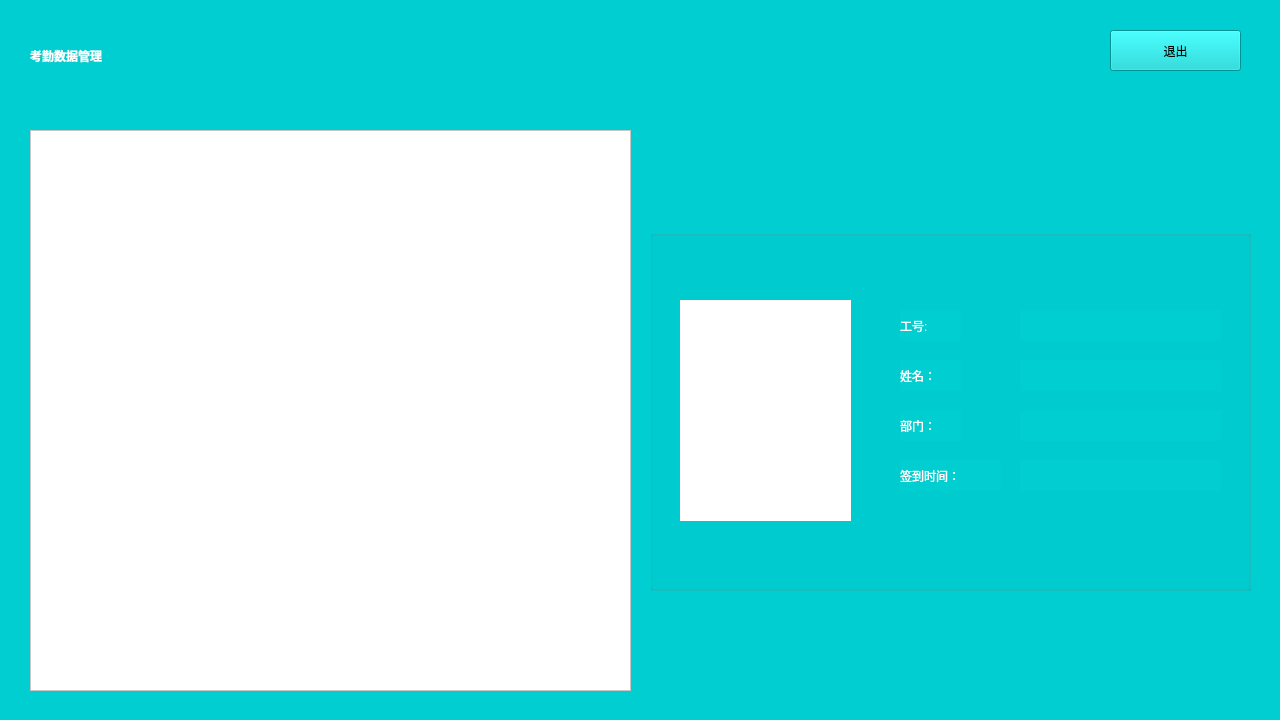
<?xml version="1.0" encoding="UTF-8"?>
<ui version="4.0">
 <class>AttendManager</class>
 <widget class="QWidget" name="AttendManager">
  <property name="geometry">
   <rect>
    <x>0</x>
    <y>0</y>
    <width>1280</width>
    <height>720</height>
   </rect>
  </property>
  <property name="windowTitle">
   <string>Form</string>
  </property>
  <property name="styleSheet">
   <string notr="true">background-color:rgb(0,206,209)</string>
  </property>
  <widget class="QTableView" name="datatableView">
   <property name="geometry">
    <rect>
     <x>30</x>
     <y>130</y>
     <width>601</width>
     <height>561</height>
    </rect>
   </property>
   <property name="styleSheet">
    <string notr="true">background-color:rgb(255,255,255)</string>
   </property>
  </widget>
  <widget class="QLabel" name="label_8">
   <property name="geometry">
    <rect>
     <x>30</x>
     <y>30</y>
     <width>241</width>
     <height>51</height>
    </rect>
   </property>
   <property name="styleSheet">
    <string notr="true">color:white;font: 28pt &quot;Adobe 楷体 Std R&quot;;font-weight:bold</string>
   </property>
   <property name="text">
    <string>考勤数据管理</string>
   </property>
  </widget>
  <widget class="QGroupBox" name="groupBox">
   <property name="geometry">
    <rect>
     <x>650</x>
     <y>230</y>
     <width>601</width>
     <height>361</height>
    </rect>
   </property>
   <property name="title">
    <string/>
   </property>
   <widget class="QLabel" name="label_5">
    <property name="geometry">
     <rect>
      <x>250</x>
      <y>130</y>
      <width>61</width>
      <height>31</height>
     </rect>
    </property>
    <property name="styleSheet">
     <string notr="true">font: 25 16pt &quot;Adobe 宋体 Std L&quot;;color:white;font-size:bold</string>
    </property>
    <property name="text">
     <string>姓名：</string>
    </property>
   </widget>
   <widget class="QLabel" name="label_6">
    <property name="geometry">
     <rect>
      <x>250</x>
      <y>180</y>
      <width>61</width>
      <height>31</height>
     </rect>
    </property>
    <property name="styleSheet">
     <string notr="true">font: 25 16pt &quot;Adobe 宋体 Std L&quot;;color:white;font-size:bold</string>
    </property>
    <property name="text">
     <string>部门：</string>
    </property>
   </widget>
   <widget class="QLabel" name="label_7">
    <property name="geometry">
     <rect>
      <x>250</x>
      <y>230</y>
      <width>101</width>
      <height>31</height>
     </rect>
    </property>
    <property name="styleSheet">
     <string notr="true">font: 25 16pt &quot;Adobe 宋体 Std L&quot;;color:white;font-size:bold</string>
    </property>
    <property name="text">
     <string>签到时间：</string>
    </property>
   </widget>
   <widget class="QLabel" name="label_4">
    <property name="geometry">
     <rect>
      <x>250</x>
      <y>80</y>
      <width>61</width>
      <height>31</height>
     </rect>
    </property>
    <property name="styleSheet">
     <string notr="true">font: 25 16pt &quot;Adobe 宋体 Std L&quot;;color:white;font-size:bold</string>
    </property>
    <property name="text">
     <string>工号:</string>
    </property>
   </widget>
   <widget class="QLabel" name="photolabel">
    <property name="geometry">
     <rect>
      <x>30</x>
      <y>70</y>
      <width>171</width>
      <height>221</height>
     </rect>
    </property>
    <property name="autoFillBackground">
     <bool>false</bool>
    </property>
    <property name="styleSheet">
     <string notr="true">background-color:rgb(255,255,255)</string>
    </property>
    <property name="text">
     <string/>
    </property>
   </widget>
   <widget class="QLabel" name="IDlabel">
    <property name="geometry">
     <rect>
      <x>370</x>
      <y>80</y>
      <width>201</width>
      <height>31</height>
     </rect>
    </property>
    <property name="styleSheet">
     <string notr="true">font: 25 16pt &quot;Adobe 宋体 Std L&quot;;</string>
    </property>
    <property name="text">
     <string/>
    </property>
   </widget>
   <widget class="QLabel" name="Namelabel">
    <property name="geometry">
     <rect>
      <x>370</x>
      <y>130</y>
      <width>201</width>
      <height>31</height>
     </rect>
    </property>
    <property name="styleSheet">
     <string notr="true">font: 25 16pt &quot;Adobe 宋体 Std L&quot;;</string>
    </property>
    <property name="text">
     <string/>
    </property>
   </widget>
   <widget class="QLabel" name="Apartlabel">
    <property name="geometry">
     <rect>
      <x>370</x>
      <y>180</y>
      <width>201</width>
      <height>31</height>
     </rect>
    </property>
    <property name="styleSheet">
     <string notr="true">font: 25 16pt &quot;Adobe 宋体 Std L&quot;;</string>
    </property>
    <property name="text">
     <string/>
    </property>
   </widget>
   <widget class="QLabel" name="Timelabel">
    <property name="geometry">
     <rect>
      <x>370</x>
      <y>230</y>
      <width>201</width>
      <height>31</height>
     </rect>
    </property>
    <property name="styleSheet">
     <string notr="true">font: 25 16pt &quot;Adobe 宋体 Std L&quot;;</string>
    </property>
    <property name="text">
     <string/>
    </property>
   </widget>
  </widget>
  <widget class="QToolButton" name="exitButton">
   <property name="geometry">
    <rect>
     <x>1110</x>
     <y>30</y>
     <width>131</width>
     <height>41</height>
    </rect>
   </property>
   <property name="text">
    <string>退出</string>
   </property>
  </widget>
  <zorder>groupBox</zorder>
  <zorder>datatableView</zorder>
  <zorder>label_8</zorder>
  <zorder>exitButton</zorder>
 </widget>
 <resources/>
 <connections/>
</ui>
